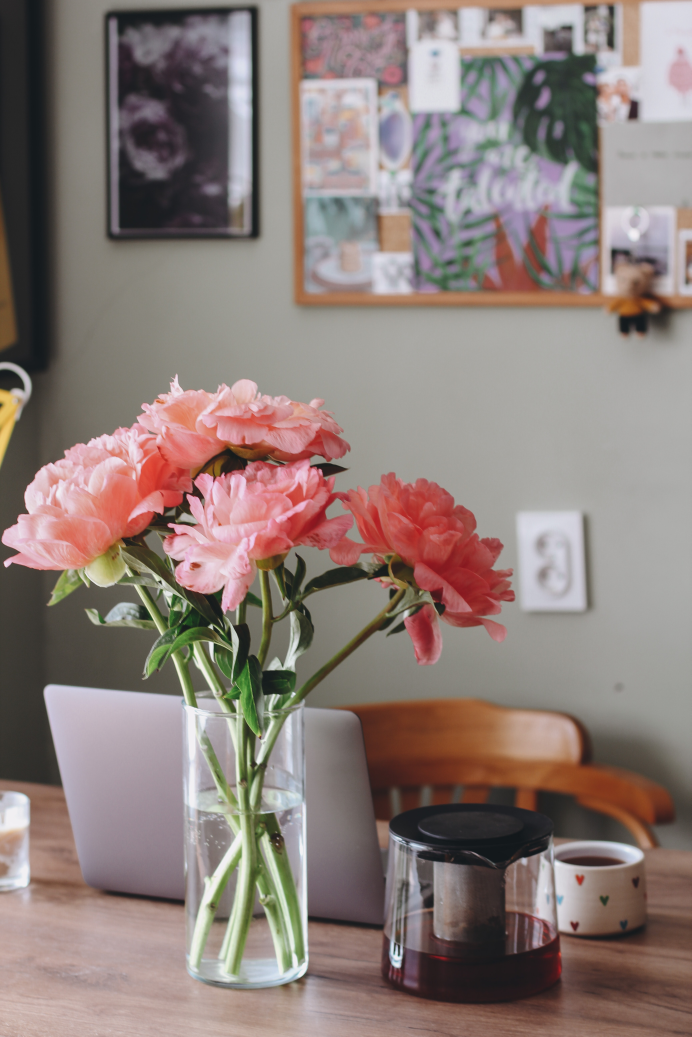
#> input picture Imagens/Mesa.jpg, 3456 x 5184 px, found by its file name (shown at 1/5 size)
$ python 'Recorte de Imagem - Exemplo 3 -  Versão 1.2.0.py'
#> lines starting #> are read from the running program, lines starting #| are printed output that depends on the picture; after the words box and inside, x2 and y2 are one past the last pixel; in counts of white or black regions, pixels touching at a corner belong together
#
########################################################################
# Importação das Bibliotecas Necessárias
########################################################################
#
import cv2 as cv
import numpy as np
import matplotlib.pyplot as plt
import os
from pathlib import Path

#
########################################################################
# Funções de Apoio
########################################################################
#
def LimpaTerminal ():
    if os.name == "nt":
       _ = os.system( "cls" )
    else:
      _ = os.system( "clear ")
    return ()

#
########################################################################
# Definições Gerais
########################################################################
#
NomeImagem  = "Mesa.jpg"
dirRaiz = Path.home()
dirBase = "/home/asoares/Insync/alexandre.asoares@gmail.com/OneDrive/Atividades/LocalCV"
dirImagem = "Imagens"
dirCaminhoImagem = str(Path(dirRaiz, dirBase, dirImagem, NomeImagem))

#
########################################################################
# Lendo a Imagem
########################################################################
#
imgBase = cv.imread ( dirCaminhoImagem, cv.IMREAD_COLOR)
#> imgBase is the input picture: shape (5184, 3456, 3); mean B, G, R 120.6, 125.3, 140.2

#
########################################################################
# Checando se a Imagem Foi Lida com Sucesso
########################################################################
#
if imgBase is None:
    LimpaTerminal ()
    print( "Não Foi Localizada a Imagem : ", NomeImagem)
    exit ()

#
########################################################################
# Redefinindo o Tamanho da Imagem
########################################################################
#
imgBase = cv.resize (
                        imgBase,
                        (0,0),
                        fx=0.1,
                        fy=0.1,
                        interpolation = cv.INTER_AREA
                    )
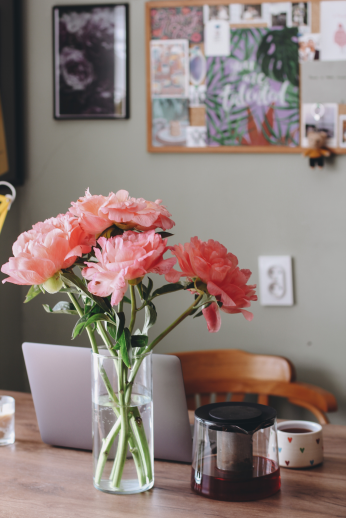
#> imgBase: shape (518, 346, 3); mean B, G, R 120.6, 125.3, 140.2

#
########################################################################
# Definindo a Máscara e Pontos de Recorte da Imagem
########################################################################
#
imgMascara = np.zeros(imgBase.shape[0:2], dtype=np.uint8)
ptsRecorte = np.array( [
                        [
                           [100,350],
                           [120,400],
                           [310,350],
                           [360,200],
                           [350,20],
                           [25,120]
                        ]
                       ] )


#
########################################################################
# Recorta a Imagem nos Pontos Definidos
########################################################################
#
cv.drawContours(imgMascara, [ptsRecorte], -1, (255, 255, 255), -1, cv.LINE_AA)
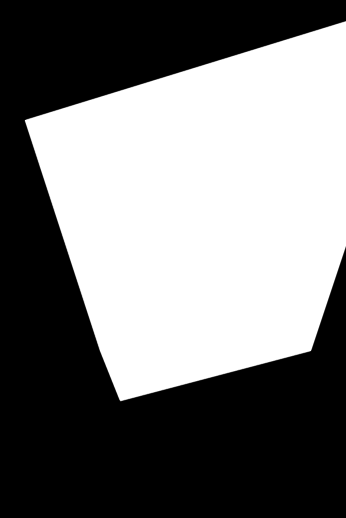
#> imgMascara: shape (518, 346); min 0, max 255, mean 120.8

#
########################################################################
# Excluí o Fundo Original Recupera (x,y,w,h) e Recorta a Imagem
########################################################################
#
imgRecortadaTamanhoOriginal = cv.bitwise_and ( imgBase, imgBase, mask = imgMascara)
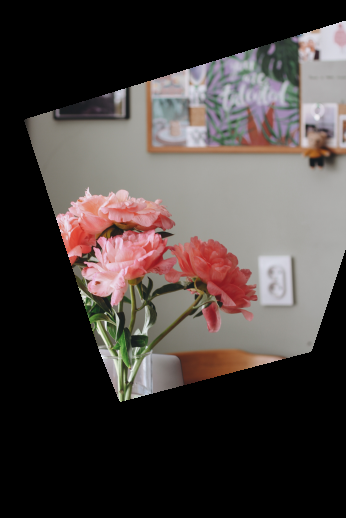
#> imgRecortadaTamanhoOriginal: shape (518, 346, 3); mean B, G, R 63.2, 65.5, 73.1
Recorte = cv.boundingRect(ptsRecorte)
imgRecortada = imgRecortadaTamanhoOriginal[Recorte[1]: Recorte[1] + Recorte[3], Recorte[0]: Recorte[0] + Recorte[2]]
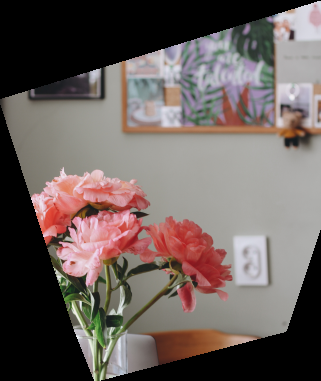
#> imgRecortada: shape (381, 321, 3); mean B, G, R 92.6, 96, 107.1

#
########################################################################
# Criando o Background Branco
########################################################################
#
imgBackBranco = np.ones_like(imgBase, np.uint8)*255
cv.bitwise_not(imgBackBranco, imgBackBranco, mask=imgMascara)
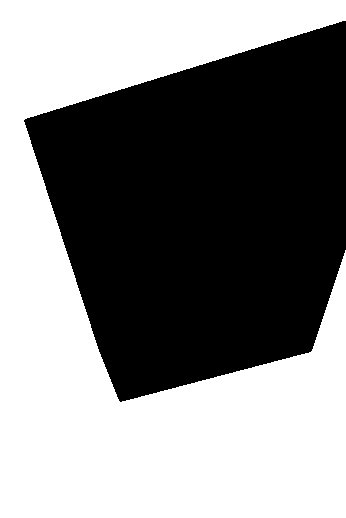
#> imgBackBranco: shape (518, 346, 3); 52.2% white; 1 black region, box (x1, y1, x2, y2) and area: (24, 21, 346, 402) 85601

#
########################################################################
# Jutando as Imagens para Resultado com Fundo Branco
########################################################################
#
imgFundoBranco = imgBackBranco + imgRecortadaTamanhoOriginal
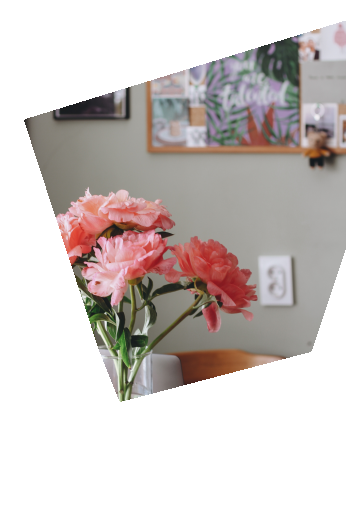
#> imgFundoBranco: shape (518, 346, 3); mean of channels 0, 1, 2 196.4, 198.7, 206.3; drawn as B, G, R

#
########################################################################
# Convertendo para Matplotlib
########################################################################
#
imgBase = cv.cvtColor ( imgBase, cv.COLOR_BGR2RGB )
imgMascara = cv.cvtColor ( imgMascara, cv.COLOR_BGR2RGB )
#> imgMascara: shape (518, 346, 3)
imgRecortada = cv.cvtColor ( imgRecortada, cv.COLOR_BGR2RGB )
imgRecortadaTamanhoOriginal = cv.cvtColor ( imgRecortadaTamanhoOriginal, cv.COLOR_BGR2RGB )
imgFundoBranco = cv.cvtColor ( imgFundoBranco, cv.COLOR_BGR2RGB )

#
########################################################################
# Apresentando a Imagem
########################################################################
#
Grafico = plt.figure( )

Grafico.add_subplot(2,3,1)
plt.imshow( imgBase )
plt.title("Imagem Original")

Grafico.add_subplot(2,3,2)
plt.imshow(imgMascara )
plt.title("Imagem Máscara")

Grafico.add_subplot(2,3,3)
plt.imshow(imgRecortadaTamanhoOriginal )
plt.title("Imagem Cortada \nTamanho Original")

Grafico.add_subplot(2,3,4)
plt.imshow(imgFundoBranco )
plt.title("Imagem Cortada \nFundo Branco")

Grafico.add_subplot(2,3,5)
plt.imshow(imgRecortada )
plt.title("Imagem Cortada")

plt.tight_layout()
plt.show ()

########################################################################
# FIM DO PROGRAMA
########################################################################

$ run again, with Imagens/AmigosEscritorio.jpg copied over Imagens/Mesa.jpg
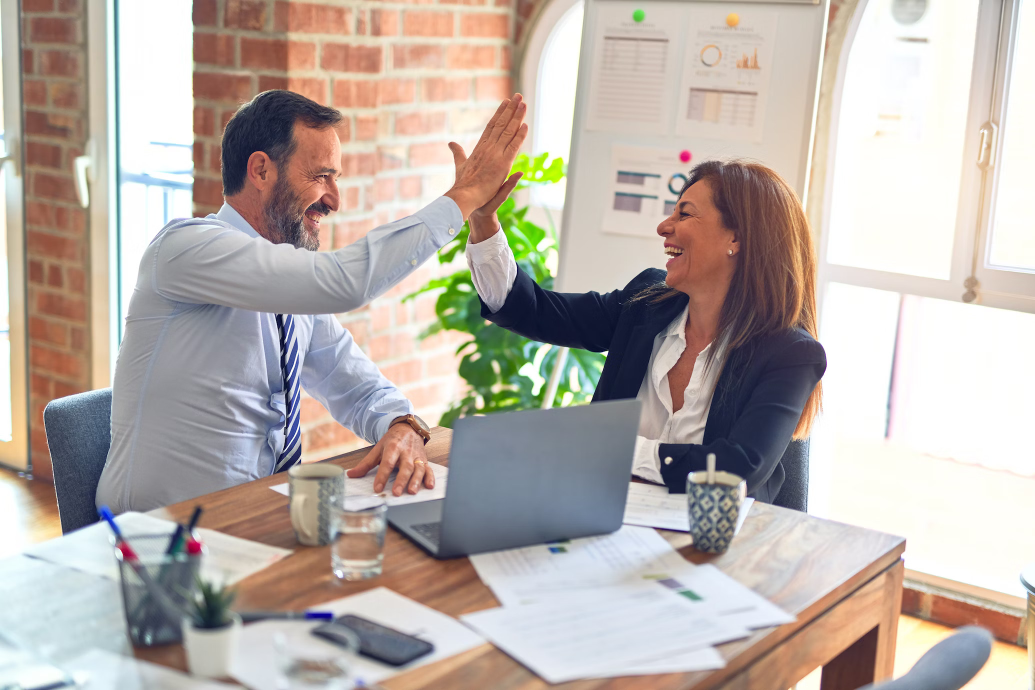
#> input picture Imagens/AmigosEscritorio.jpg, 2070 x 1380 px, found by its file name (shown at 1/2 size)
#> imgBase is the input picture: shape (1380, 2070, 3); mean B, G, R 169.5, 175.7, 185.3
#> `cv.bitwise_not(imgBackBranco, imgBackBranco, mask=imgMascara)`:
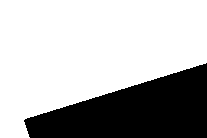
#> imgBackBranco: shape (138, 207, 3); 70.3% white; 1 black region, box (x1, y1, x2, y2) and area: (24, 63, 207, 138) 8493
#> `imgFundoBranco = imgBackBranco + imgRecortadaTamanhoOriginal`:
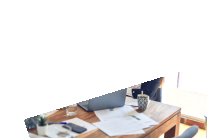
#> imgFundoBranco: shape (138, 207, 3); mean of channels 0, 1, 2 232.4, 233, 235.2; drawn as B, G, R
